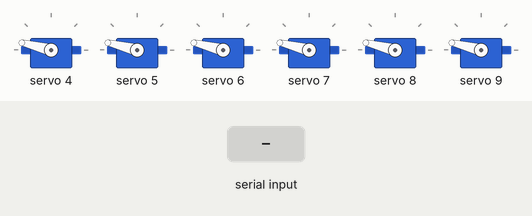
Recording of a sketch running on a simulated Arduino Uno, built with avr-gcc and run on an emulated ATmega328P. Shown: 6 × servo. The inputs (shaded band) are chosen by the test bench. What the sketch prints to the serial monitor is not drawn.

Above: at 1.2 s.
1.3 s: "<13;1>" received over Serial
At 2.5 s:
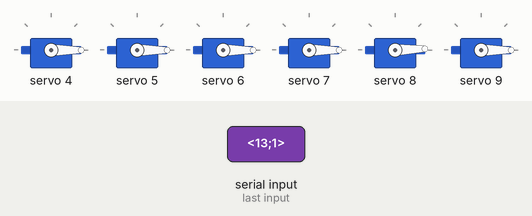
2.9 s: "13;1\n" received over Serial
At 4.1 s:
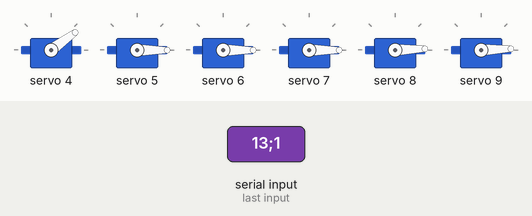
4.5 s: "13;150\n" received over Serial
At 5.7 s:
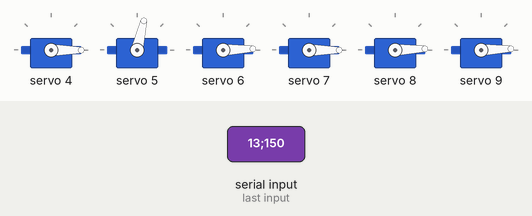
6.1 s: "<13;150>" received over Serial
At 7.3 s:
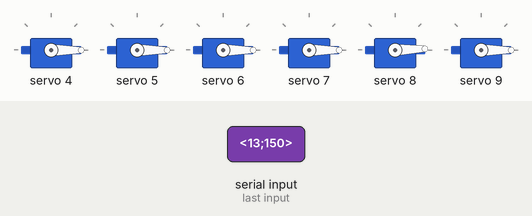
Timing chart, 0 to 8.7 s (numbered marks = the images above; inputs shaded):
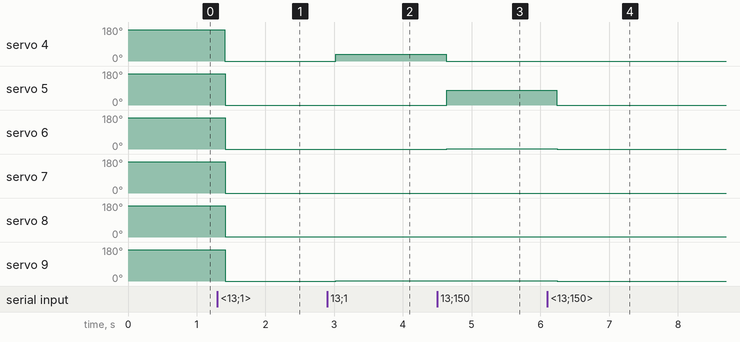

The sketch:

robot_arm.ino
```cpp
/*
 * Created Date: 2022-08-10 (Wed)
 * Author: Doyun Jung (정도윤) / rabbit.white@daum.net
 * Subject: Smart Logistics Robot Arm IoT
 * Filename: robot_arm.ino
 * Description:
 * 1. 로봇 기초 생성, 정도윤, 2022-08-10 (Wed)
 * 2. HCPCA9685 16채널 서보모터 드라이버 지원, 정도윤, 2022-08-12 (Fri)
 */

#include "HCPCA9685.h"
#include "robot_arm.h"
#include "robot_control.h"

/* I2C slave address for the device/module. For the HCMODU0097 the default I2C address
   is 0x40 */
#define  I2CAdd 0x40

/* Create an instance of the library */
HCPCA9685 hcpca9685(I2CAdd);


// 서보모터 채널 정의
const int CH_ROBOT_BASE = 4;
const int CH_ROBOT_SHOULDER = 5;
const int CH_ROBOT_ELBOW = 6;
const int CH_ROBOT_WRIST = 7;
const int CH_ROBOT_GRIP = 8;
const int CH_ROBOT_GRIPPER = 9;

const int RANGE_START_NUM = 1;
const int RANGE_END_NUM = 13;


RobotArm robotArm;

int ardu_status;

int deg1;   // 1번 모터 (Base / 기초)
int deg2;   // 2번 모터 (Shoulder / 어깨)
int deg3;   // 3번 모터 (Elbow / 팔꿈치)
int deg4;   // 4번 모터 (Wrist / 손목)
int deg5;   // 5번 모터 (Grip / 손잡이)
int deg6;   // 6번 모터 (Gripper / 손가락)

void setup() {

  // 시리얼 포트 초기화
  Serial.setTimeout(100);
  Serial.begin(9600);
  while(!Serial){
    ;
  }

  // 모터 초기화
  init_motor();

  // 모터 각도 초기화
  init_motor_degree();

}

void init_motor(){

  unsigned int pos;

  /* Initialise the library and set it to 'servo mode' */
  hcpca9685.Init(SERVO_MODE);

  /* Wake the device up */
  hcpca9685.Sleep(false);

  pos = 360;   // 위치값의 초기값을 360으로 설정함.

  // 서보모터 기본 위치 정의
  hcpca9685.Servo(CH_ROBOT_BASE, pos);        // 기초
  hcpca9685.Servo(CH_ROBOT_SHOULDER, pos);    // 어깨
  hcpca9685.Servo(CH_ROBOT_ELBOW, pos);       // 팔꿈치
  hcpca9685.Servo(CH_ROBOT_WRIST, pos);       // 손목
  hcpca9685.Servo(CH_ROBOT_GRIP, pos);        // 손잡이
  hcpca9685.Servo(CH_ROBOT_GRIPPER, pos);     // 손가락

}

void init_motor_degree(){

  deg1 = 0;
  deg2 = 0;
  deg3 = 0;
  deg4 = 0;
  deg5 = 0;
  deg6 = 0;

}

void loop() {

  String recvData = "";
  String splitData = "";
  String tmpData = "";
  String tmpData2 = "";
  double tmpFloat;
  int tmpInt;

  // 시리얼 포트 사용가능 여부
  if(Serial.available()){

    recvData = Serial.readStringUntil('\r');

    if ( recvData.compareTo("1") == 0 ){
      // 모터(Base) 기초 - Up
      ardu_status = 1;
    }
    else if ( recvData.compareTo("2") == 0 ){
      // 모터(Base) 기초 - Down
      ardu_status = 2;
    }
    else if ( recvData.compareTo("3") == 0 ){
      // 모터(Shoulder) 어깨 - Up
      ardu_status = 3;
    }
    else if ( recvData.compareTo("4") == 0 ){
      // 모터(Shoulder) 어깨 - Down
      ardu_status = 4;
    }
    else if ( recvData.compareTo("5") == 0 ){
      // 모터(Elbow) 팔꿈치 - Up
      ardu_status = 5;
    }
    else if ( recvData.compareTo("6") == 0 ){
      // 모터(Elbow) 팔꿈치 - Down
      ardu_status = 6;
    }
    else if ( recvData.compareTo("7") == 0 ){
      // 모터(Wrist) 손목 - Up
      ardu_status = 7;
    }
    else if ( recvData.compareTo("8") == 0 ){
      // 모터(Wrist) 손목 - Down
      ardu_status = 8;
    }
    else if ( recvData.compareTo("9") == 0 ){
      // 모터(Grip) 손잡이 - Up
      ardu_status = 9;
    }
    else if ( recvData.compareTo("10") == 0 ){
      // 모터(Grip) 손잡이 - Down
      ardu_status = 10;
    }
    else if ( recvData.compareTo("11") == 0 ){
      // 모터(Gripper) 손가락 - Up
      ardu_status = 11;
    }
    else if ( recvData.compareTo("12") == 0 ){
      // 모터(Gripper) 손가락 - Down
      ardu_status = 12;
    }
    else{
      // 받은 데이터 값 임시 변수 가져오기
      tmpData = recvData;

      // 로봇팔 설정
      if (tmpData.indexOf("13") != -1){

        ardu_status = 13;

        // X축 입력
        tmpData = tmpData.substring(tmpData.indexOf(';') + 1, tmpData.indexOf(','));
        robotArm.setX(tmpData.toFloat());

        // Y축 입력
        tmpData = recvData;
        tmpData = tmpData.substring(tmpData.indexOf(',') + 1, tmpData.indexOf('/'));
        robotArm.setY(tmpData.toFloat());

        // Z축 입력
        tmpData = recvData;
        tmpData = tmpData.substring(tmpData.indexOf('/') + 1, tmpData.indexOf('<'));
        robotArm.setZ(tmpData.toFloat());

        // Grip_Degree 입력
        tmpData = recvData;
        tmpData = tmpData.substring(tmpData.indexOf('<') + 1, tmpData.indexOf('>'));
        robotArm.setGripDegree(tmpData.toFloat());

        // Gripper 입력
        tmpData = recvData;
        tmpData = tmpData.substring(tmpData.indexOf('>') + 1, tmpData.indexOf('('));
        robotArm.setGripper(tmpData.toInt());

        // De 입력
        tmpData = recvData;
        tmpData = tmpData.substring(tmpData.indexOf('(') + 1, tmpData.indexOf(')'));
        robotArm.setDe(tmpData.toInt());

      }
      // 유효하지 않은 데이터 값
      else{
        ardu_status = -1;
      }

    }

  }

  // 프로그램 실행
  control_servo(ardu_status);
  delay(100);

}

void control_servo(int status){

  // 1번 모터 Up (Base / 기초)
  if ( status == 1 ){

    if ( validateDegree(deg1 + 1) ){
      deg1++;
      Serial.println(deg1);
      hcpca9685.Servo(CH_ROBOT_BASE, deg1);        // 기초
    }

  }
  // 1번 모터 Down (Base / 기초)
  else if ( status == 2 ){

    if ( validateDegree(deg1 - 1) ){
      deg1--;
      Serial.println(deg1);
      hcpca9685.Servo(CH_ROBOT_BASE, deg1);        // 기초
    }

  }
  // 2번 모터 Up (Shoulder / 어깨)
  else if ( status == 3 ){

    if ( validateDegree(deg2 + 1) ){
      deg2++;
      Serial.println(deg2);
      hcpca9685.Servo(CH_ROBOT_SHOULDER, deg2);    // 어깨
    }

  }
  // 2번 모터 Down (Shoulder / 어깨)
  else if ( status == 4 ){

    if ( validateDegree(deg2 - 1) ){
      deg2--;
      Serial.println(deg2);
      hcpca9685.Servo(CH_ROBOT_SHOULDER, deg2);    // 어깨
    }

  }
  // 3번 모터 Up (Elbow / 팔꿈치)
  else if ( status == 5 ){

    if ( validateDegree(deg3 + 1) ){
      deg3++;
      Serial.println(deg3);
      hcpca9685.Servo(CH_ROBOT_ELBOW, deg3);       // 팔꿈치
    }

  }
  // 3번 모터 Down (Elbow / 팔꿈치)
  else if ( status == 6 ){

    if ( validateDegree(deg3 - 1) ){
      deg3--;
      Serial.println(deg3);
      hcpca9685.Servo(CH_ROBOT_ELBOW, deg3);       // 팔꿈치
    }

  }
  // 4번 모터 Up (Wrist / 손목)
  else if ( status == 7 ){

    if ( validateDegree(deg4 + 1) ){
      deg4++;
      Serial.println(deg4);
      hcpca9685.Servo(CH_ROBOT_WRIST, deg4);       // 손목
    }

  }
  // 4번 모터 Down (Wrist / 손목)
  else if ( status == 8 ){

    if ( validateDegree(deg4 - 1) ){
      deg4--;
      Serial.println(deg4);
      hcpca9685.Servo(CH_ROBOT_WRIST, deg4);       // 손목
    }

  }
  // 5번 모터 Up (Grip / 손잡이)
  else if ( status == 9 ){

    if ( validateDegree(deg5 + 1) ){
      deg5++;
      Serial.println(deg5);
      hcpca9685.Servo(CH_ROBOT_GRIP, deg5);        // 손잡이
    }

  }
  // 5번 모터 Down (Grip / 손잡이)
  else if ( status == 10 ){

    if ( validateDegree(deg5 - 1) ){
      deg5--;
      Serial.println(deg5);
      hcpca9685.Servo(CH_ROBOT_GRIP, deg5);        // 손잡이
    }

  }
  // 6번 모터 Up (Gripper / 손가락)
  else if ( status == 11 ){

    if ( validateDegree(deg6 + 1) ){
      deg6++;
      Serial.println(deg6);
      hcpca9685.Servo(CH_ROBOT_GRIPPER, deg6);     // 손가락
    }

  }
  // 6번 모터 Down (Gripper / 손가락)
  else if ( status == 12 ){

    if ( validateDegree(deg6 - 1) ){
      deg6--;
      Serial.println(deg6);
      hcpca9685.Servo(CH_ROBOT_GRIPPER, deg6);     // 손가락
    }

  }
  // 로봇 역학
  else if ( status == 13 ){

    // 로봇 인체 계산
    robotArm.calculate();

    // 1번
    hcpca9685.Servo(CH_ROBOT_BASE, degrees( robotArm.getBaseAngle() ) );            // 기초
    Serial.println( degrees( robotArm.getBaseAngle() ) );

    // 2번
    hcpca9685.Servo(CH_ROBOT_SHOULDER, degrees( robotArm.getShoulderAngle() ));     // 어깨
    Serial.println( degrees( robotArm.getShoulderAngle() ) );

    // 3번
    hcpca9685.Servo(CH_ROBOT_ELBOW, degrees( robotArm.getElbowAngle() ));           // 팔꿈치
    Serial.println("3번");
    Serial.println( robotArm.getElbowAngle() );
    Serial.println( degrees( robotArm.getElbowAngle() ) );

    // 4번
    hcpca9685.Servo(CH_ROBOT_WRIST, degrees( robotArm.getWristAngle() ) );          // 손목
    Serial.println("4번");
    Serial.println( robotArm.getWristAngle() );

    // 5번
    hcpca9685.Servo(CH_ROBOT_GRIP, robotArm.getGripDegree() );                      // 손잡이
    Serial.println( robotArm.getGripDegree() );

    // 6번
    hcpca9685.Servo(CH_ROBOT_GRIPPER, robotArm.getGripper() );                      // 손가락
    Serial.println( robotArm.getGripper() );

  }

  // 유효 범위 체크
  if ( validateRangeNum( status ) ){
     ardu_status = 0;
  }

}

bool validateDegree(int deg){

  if ( deg >= 0 && deg <= 360 ){
    return true;
  }else{
    return false;
  }

}

bool validateRangeNum(int status){

  if ( status >= RANGE_START_NUM &&
      status <= RANGE_END_NUM ){
    return true;
  }else{
    return false;
  }

}
```

robot_arm.h
```cpp
/*
 * Created Date: 2022-08-10 (Wed)
 * Author: Doyun Jung (정도윤) / rabbit.white@daum.net
 * Subject: Smart Logistics Robot Arm IoT
 * Filename: robot_arm.h
 * Description:
 * 1. 로봇 기초 생성, 정도윤, 2022-08-10 (Wed)
 *
 */
#ifndef ROBOT_ARM_H_
#define ROBOT_ARM_H_

class RobotArm{

  public:
    void setArm(double x, double y, double z, double grip_degree, int _gripper, int de);
    double getX();
    double getY();
    double getZ();
    double getGripDegree();
    int getGripper();
    int getDe();

    void setX(double x);
    void setY(double y);
    void setZ(double z);
    void setGripDegree(double grip_degree);
    void setGripper(int gripper);
    void setDe(int de);

    void calculate();

    double getBaseAngle();
    double getShoulderAngle();
    double getElbowAngle();
    double getWristAngle();

    void setBaseAngle(double base_angle);
    void setShoulderAngle(double shoulder_angle);
    void setElbowAngle(double elbow_angle);
    void setWristAngle(double wrist_angle);

  private:
    double x;
    double y;
    double z;
    double grip_degree;
    int _gripper;
    int de;

    double base_angle;
    double shoulder_angle;
    double elbow_angle;
    double wrist_angle;

};

void RobotArm::setArm(double x, double y, double z, double grip_degree, int _gripper, int de){
  this->setX(x);
  this->setY(y);
  this->setZ(z);
  this->setGripDegree(grip_degree);
  this->setGripper(_gripper);
  this->setDe(de);
}

double RobotArm::getX(){
  return this->x;
}

double RobotArm::getY(){
  return this->y;
}

double RobotArm::getZ(){
  return this->z;
}

double RobotArm::getGripDegree(){
  return this->grip_degree;
}

int RobotArm::getGripper(){
  return this->_gripper;
}

int RobotArm::getDe(){
  return this->de;
}

void RobotArm::setX(double x){
  this->x = x;
}

void RobotArm::setY(double y){
  this->y = y;
}

void RobotArm::setZ(double z){
  this->z = z;
}

void RobotArm::setGripDegree(double grip_degree){
  this->grip_degree = grip_degree;
}

void RobotArm::setGripper(int _gripper){
  this->_gripper = _gripper;
}

void RobotArm::setDe(int de){
  this->de = de;
}

void RobotArm::calculate(){

  // 사용자 입력 값
  double usr_x = this->getX();
  double usr_y = this->getY();
  double usr_z = this->getZ();
  double usr_grip_degree = this->getGripDegree();
  int usr_gripper = this->getGripper();
  int usr_de = this->getDe();

  double USR_PI = 3.14159;
  double BASE_HEIGHT = 100.0;
  double SHOULDER_LENGTH = 120.0;
  double ARM_LENGTH = 120.0;
  double GRIP_LENGTH = 140.0;

  double BASE_ANGLE = atan(usr_y / usr_x);                                   // 몸통 각도(Base Degree) = atan(Y/X)
  double R = sqrt( (usr_x * usr_x) + ( usr_y * usr_y ) );                    // 로봇의 반경(R) = sqrt(X^2 + Y^2)
  double GRIP_ANGLE = radians(usr_grip_degree);
  double RSIN = sin(GRIP_ANGLE) * GRIP_LENGTH;
  double R1 = R - RSIN;                                                      // R` = R - (sin(손 각도) * 손목 길이)

  double ZCOS = cos(GRIP_ANGLE) * GRIP_LENGTH;
  double Z1 = usr_z - BASE_HEIGHT + (ZCOS * GRIP_LENGTH);                    // Z` = Z - 몸통 높이 + (cos(손 각도) * 손목길이)

  double A = sqrt(( usr_z * usr_z ) * (R * R)) / 2;                          // A = sqrt(Z`^2 * R`^2) / 2

  double ELBOW_ANGLE = asin(ARM_LENGTH / A) * 2;                             // 팔 각도 = asin(A / 팔 길이) * 2
  double SHOULDER_ANGLE = atan2(Z1, R1) + ((USR_PI - ELBOW_ANGLE) / 2);      // 어깨 각도 = atan2(Z` / R`) + ((PI - 팔 각도) / 2)
  double WRIST_ANGLE = USR_PI + GRIP_ANGLE - SHOULDER_ANGLE - ELBOW_ANGLE;   // 손목 각도 = PI + 손 각도 - 어깨 각도 - 팔 각도


  this->setBaseAngle(BASE_ANGLE);
  this->setShoulderAngle(SHOULDER_ANGLE);
  this->setElbowAngle(ELBOW_ANGLE);
  this->setWristAngle(WRIST_ANGLE);

}

double RobotArm::getBaseAngle(){
  return this->base_angle;
}

double RobotArm::getShoulderAngle(){
  return this->shoulder_angle;
}

double RobotArm::getElbowAngle(){
  return this->elbow_angle;
}

double RobotArm::getWristAngle(){
  return this->wrist_angle;
}

void RobotArm::setBaseAngle(double base_angle){
  this->base_angle = base_angle;
}

void RobotArm::setShoulderAngle(double shoulder_angle){
  this->shoulder_angle = shoulder_angle;
}

void RobotArm::setElbowAngle(double elbow_angle){
  this->elbow_angle = elbow_angle;
}

void RobotArm::setWristAngle(double wrist_angle){
  this->wrist_angle = wrist_angle;
}


#endif
```

robot_control.h
```cpp
/*
 * Created Date: 2022-08-12 (Fri)
 * Author: Doyun Jung (정도윤) / rabbit.white@daum.net
 * Subject: Smart Logistics Robot Arm IoT
 * Filename: robot_control.h
 * Description:
 * 1. 로봇 컨트롤 영역 생성, 정도윤, 2022-08-10 (Wed)
 *
 */
#ifndef ROBOT_CONTROL_H_
#define ROBOT_CONTROL_H_

class Robot_control{

public:
  void setHCPCA9685(HCPCA9685* hcp);

private:
  HCPCA9685* hcpca9685;

};

void Robot_control::setHCPCA9685(HCPCA9685* hcp){
  this->hcpca9685 = hcp;
}

#endif
```

Measured:
- after the input at 1.3 s, servo 4–7, servo 9: 166° → 0° after 0.11 s; servo 8: 166° → 2° after 0.11 s
- after the input at 2.9 s, servo 4: 0° → 36° after 0.12 s; servo 9: 0° → 2° after 0.12 s
- after the input at 4.5 s, servo 4: 36° → 0° after 0.13 s; servo 5: 0° → 77° after 0.14 s; servo 6: 0° → 2° after 0.14 s
- after the input at 6.1 s, servo 5: 77° → 0° after 0.14 s; servo 6, servo 9: 2° → 0° after 0.15 s
